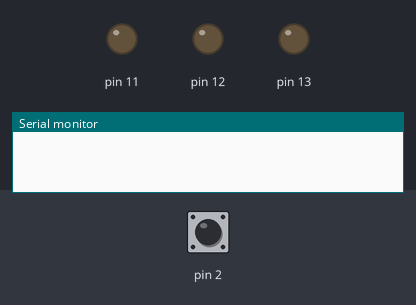
This sketch was run on a simulated Arduino Uno, built with avr-gcc and run on an emulated ATmega328P. Parts: output pins drawn as LEDs (lit = HIGH), the last lines printed to the serial monitor. The inputs (shaded band) are chosen by the test bench; at power-on: pin 2 LOW.

Above: at 1.2 s.
1.3 s: pin 2 pulsed HIGH 5 times (0.12 s each, 0.3 s apart)
At 3.6 s:
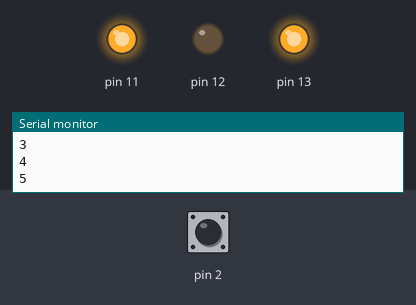
4.3 s: pin 2 pulsed HIGH 2 times (0.12 s each, 0.3 s apart)
At 5.2 s:
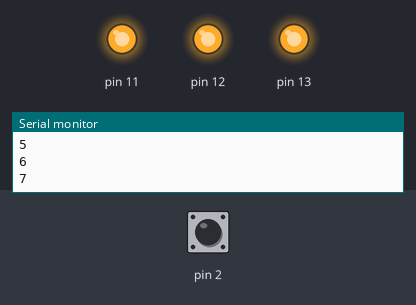
6.4 s: pin 2 driven HIGH
At 7.7 s:
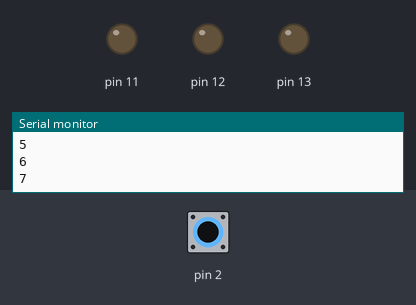
8.0 s: pin 2 driven LOW
At 8.9 s:
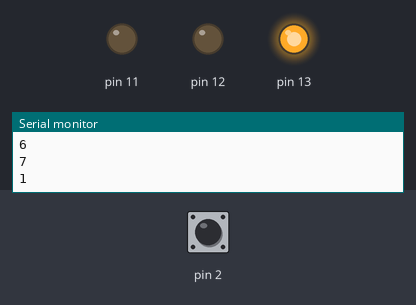
Timing chart, 0 to 10.6 s (numbered marks = the images above; inputs shaded):
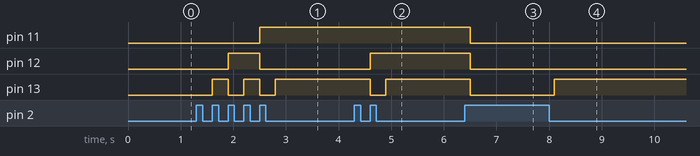

The sketch:

CONTABINA.ino
```cpp
/* FECHA: 14/04/2020
 * AUTOR: Elias Montengro Ramos
 * DESCRIPCIÓN DEL PROGRAMA: Programa cntador de pulsos
 * cuando llega a 5 enciende un LED coando llega a 8 apaga
 * el LED abre el programa monitor.
 */
int conta =0;

void setup()
   {
     Serial.begin(9600);
     pinMode(2, INPUT);
     pinMode(13, OUTPUT);
     pinMode(12, OUTPUT);
     pinMode(11, OUTPUT);
   }

void loop()
   {

    if (digitalRead(2) == HIGH)
       {
        delay(100);
        if (digitalRead(2) == LOW)
           {
            conta ++;
            Serial.println(conta);
            delay(100);
           }
        digitalWrite(13, LOW);
        digitalWrite(12, LOW);
        digitalWrite(11, LOW);
        }
    if(conta == 1)
       {
        digitalWrite(13, HIGH);
        digitalWrite(12, LOW);
        digitalWrite(11, LOW);
       }
    if(conta == 2)
       {
        digitalWrite(13, LOW);
        digitalWrite(12, HIGH);
        digitalWrite(11, LOW);
       }
     if(conta == 3)
       {
        digitalWrite(13, HIGH);
        digitalWrite(12, HIGH);
        digitalWrite(11, LOW);
       }
    if(conta == 4)
       {
        digitalWrite(13, LOW);
        digitalWrite(12, LOW);
        digitalWrite(11, HIGH);
       }
    if(conta == 5)
       {
        digitalWrite(13, HIGH);
        digitalWrite(12, LOW);
        digitalWrite(11, HIGH);
       }
    if(conta == 6)
       {
        digitalWrite(13, LOW);
        digitalWrite(12, HIGH);
        digitalWrite(11, HIGH);
       }
    if (conta == 7)
       {
        digitalWrite(13, HIGH);
        digitalWrite(12, HIGH);
        digitalWrite(11, HIGH);
        conta = 0; // TENER EN CUENTA LA ASIGNACIÓN CON UN SOLO =
       }
  }
   // NOTA: Usamos == para leer el estado de la variable pero no para asignar valor.
```

Measured:
- after the input at 1.3 s, pin 11: LOW → HIGH after 1.2 s; pin 12: LOW → HIGH after 0.60 s, → LOW 0.60 s later; pin 13: alternates HIGH for 0.30 s and LOW for 0.30 s, 5 changes in all, then stays HIGH, starting after 0.30 s
- after the input at 4.3 s, pin 12: LOW → HIGH after 0.30 s; pin 13: HIGH → LOW after 0.30 s, → HIGH 0.30 s later
- after the input at 6.4 s, pin 11–13: HIGH → LOW after 0.10 s
- after the input at 8.0 s, pin 13: LOW → HIGH after 0.10 s
